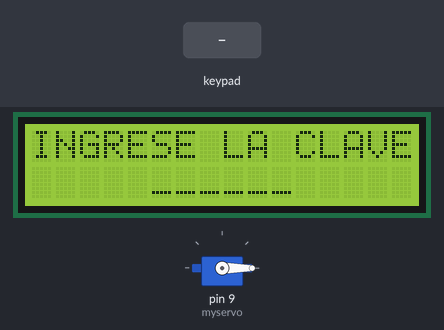
The sketch below on a simulated Arduino Uno, built with avr-gcc and run on an emulated ATmega328P. Shown: servo, 16×2 character LCD. The inputs (shaded band) are chosen by the test bench. What the sketch prints to the serial monitor is not drawn.

Above: at 5.0 s.
5.1 s: keypad keys 1 2 3 4 5 6 D pressed 0.4 s apart
At 8.1 s:
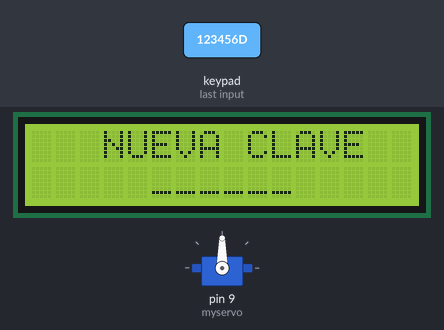
9.4 s: key 'C' pressed
At 10.3 s:
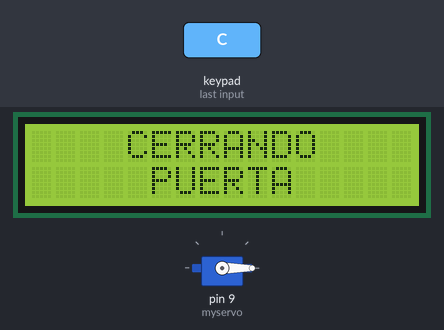
12.4 s: keypad keys 1 2 3 4 5 6 pressed 0.4 s apart
At 15.6 s:
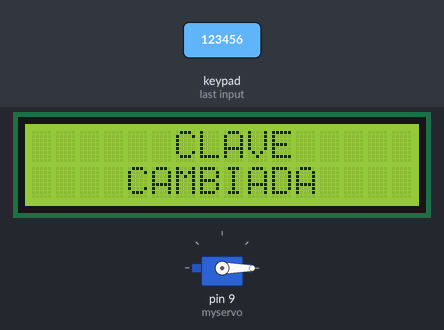
17.4 s: keypad keys 1 2 1 1 1 0 8 pressed 0.4 s apart
At 22.6 s:
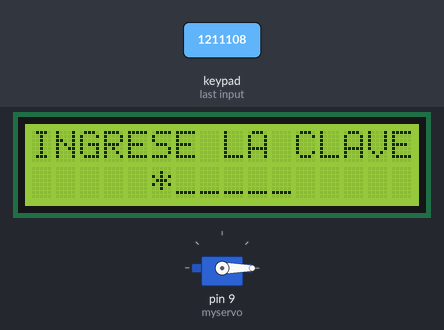
22.9 s: key 'D' pressed
At 24.1 s:
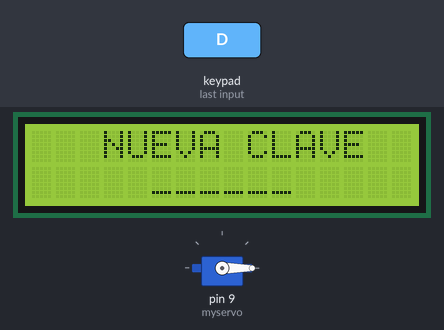
24.4 s: keypad keys 1 2 1 1 1 0 8 # pressed 0.4 s apart
At 24.6 s:
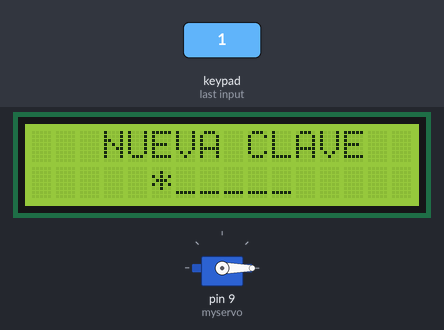
Timing chart, 0 to 27.4 s (numbered marks = the images above; inputs shaded):
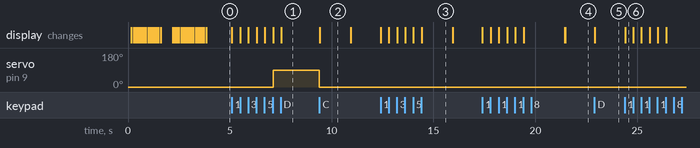

Measured:
- after the input at 5.1 s, servo on pin 9 (myservo): 0° → 90° after 2.0 s; the display: first changes at once (image 1 shows a later state)
- after the input at 9.4 s, servo on pin 9 (myservo): 90° → 0° at once; the display: changes at once (image 2)
- after the input at 12.4 s, the display: first changes at once (image 3 shows a later state)
- after the input at 17.4 s, the display: changes at once (image 4)
- after the input at 22.9 s, the display: changes at once (image 5)
- after the input at 24.4 s, the display: changes at once (image 6)
- what the display in image 2 shows lasts 1.5 s, from 9.4 s to 10.9 s

The sketch:

final.ino
```cpp
#include <SoftwareSerial.h>
#include <Servo.h> // servo library
#include <Wire.h>
#include <LiquidCrystal_I2C.h> // LCsD I2C library
#include <Keypad.h>

Servo myservo;
SoftwareSerial BTSerial(2, 3);
LiquidCrystal_I2C lcd(0x27, 16, 2); // Dirección I2C ajustada a 0x27
char btChar;
bool isDoorOpen = false;

const byte ROWS = 4;
const byte COLS = 4;

char keys[ROWS][COLS] = {
  {'1','2','3','A'},
  {'4','5','6','B'},
  {'7','8','9','C'},
  {'*','0','#','D'}
};

byte rowPins[ROWS] = {12,11,10,8};
byte colPins[COLS] = {7,6,5,4};

Keypad keypad = Keypad( makeKeymap(keys), rowPins, colPins, ROWS, COLS);

char showCode[7] = ""; // Clave ingresada
char enteredCode[7] = "______"; // Clave ingresada oculta
char pass[7] = "123456"; // Clave ingresada
int codeIndex = 0; // Índice de la clave
bool changingPass = false;

char btBuffer[7]; // Buffer para almacenar la cadena recibida
int btIndex = 0; // Índice del buffer


void setup() {

  Serial.begin(9600);
  BTSerial.begin(9600);
  myservo.attach(9);
  myservo.write(0);
  Wire.begin();
  lcd.init(); // Inicializar el LCD
  lcd.backlight(); // Encender la luz de fondo del LCD
  displayStartupAnimation();
  lcd.clear();
  lcd.setCursor(0, 0);
  lcd.print("INGRESE LA CLAVE");
  lcd.setCursor(5, 1);
  lcd.print(enteredCode);
  if (myservo.read() == 90) {
    isDoorOpen = true; // Si la posición es 90, la puerta está abierta
  } else {
    isDoorOpen = false; // Cualquier otra posición, la puerta está cerrada
  }
}

void loop() {
  // INGRESO DE TEXTO POR BLUETOOH
  if (BTSerial.available() > 0) {
    btChar = BTSerial.read();
    Serial.print("ENTRADA BLUETOOH: ");
    Serial.println(btChar);
    // TECLAS ESPECIALES
    if (btChar >= '0' && btChar <= '9'){
      if (btIndex < 6) {
        btBuffer[btIndex] = btChar;
        btIndex++;
        if (btIndex == 6) {
          verifyAccess(btBuffer, 'b');
        }
      }
    } else {
      closeDoor(btChar);
    }
  }


  // INGRESO DE TEXTO POR KEYBOARD
  char key = keypad.getKey();
  if (key) {
    // TECLAS ESPECIALES
    if (key == 'A' || key == 'B' || key == 'C' || key == 'D' || key == '*' || key == '#') {
      closeDoor(key);
      changuePass(key);
      esc(key);
    } else {
      if (codeIndex < 6) {
        enteredCode[codeIndex] = '*';
        showCode[codeIndex] = key;
        lcd.setCursor(5, 1);
        lcd.print(enteredCode);
        codeIndex++;
        if(codeIndex == 6) {
          if (changingPass) {
            for (int i = 0; i < 8; i++) {
              pass[i] = showCode[i];
            }
            Serial.print("Contraseña original cambiada: ");
            Serial.println(pass);
            lcd.clear();
            lcd.setCursor(6, 0);
            lcd.print("CLAVE");
            lcd.setCursor(4, 1);
            lcd.print("CAMBIADA");
            delay(1500);
            resetDisplay();
            changingPass = false;
          } else {
            verifyAccess(showCode, 'k');
          }
        }
      }
    }
  }
}

void access(const char* mode){
  lcd.clear();
  lcd.setCursor(5, 0);
  lcd.print("ACCESO");
  lcd.setCursor(4, 1);
  lcd.print("APROBADO");
  isDoorOpen = true;
  resetAuth();
  if(mode == 'k') {
    BTSerial.println("s");
  } else if (mode == 'b') {
    BTSerial.println("a");
  }

}

void denied(const char* mode){
  lcd.clear();
  lcd.setCursor(5, 0);
  lcd.print("ACCESO");
  lcd.setCursor(4, 1);
  lcd.print("DENEGADO");
  isDoorOpen = false;
  delay(2000);
  resetDisplay();
  if(mode == 'k') {
    BTSerial.println("w");
    Serial.println("ENVIANDO ALERTA");
  } else if (mode == 'b') {
    BTSerial.println("d");
  }

}

void resetAuth(){
  strcpy(enteredCode, "______");
  strcpy(showCode, "");
  codeIndex = 0;
  btIndex = 0;
}

void verifyAccess(const char* passEnter, const char* mode){
  Serial.println("VERIFICANDO ACCESO");
  if (isDoorOpen == false && strcmp(passEnter, pass) == 0) {
    myservo.write(90); // Abrir la cerradura
    isDoorOpen = true; // Actualizar el estado de la puerta
    access(mode);

  } else if (isDoorOpen == false && strcmp(passEnter, pass) != 0) {
    denied(mode);

  }
}

void closeDoor(const char* passKey){
  if (isDoorOpen == true && passKey == 'C') {
    Serial.println("CERRANDO PUERTA");
    myservo.write(0); // Abrir la cerradura
    //BTSerial.println("Cerradura cerrada");
    lcd.clear();
    lcd.setCursor(4, 0);
    lcd.print("CERRANDO");
    lcd.setCursor(5, 1);
    lcd.print("PUERTA");
    delay(1500);
    resetDisplay();
    isDoorOpen = false; // Actualizar el estado de la puerta
  }
}

void changuePass(const char* passKey){
  if (passKey == 'D') {
    changingPass = true;
    resetAuth();
    lcd.clear();
    lcd.setCursor(3, 0);
    lcd.print("NUEVA CLAVE");
    lcd.setCursor(5, 1);
    lcd.print(enteredCode);
  }
}

void esc(const char* passKey){
  if (isDoorOpen == false && passKey == 'A' ) {
    resetDisplay();
  }
}

void resetDisplay(){
  resetAuth();
  lcd.clear();
  lcd.setCursor(0, 0);
  lcd.print("INGRESE LA CLAVE");
  lcd.setCursor(5, 1);
  lcd.print(enteredCode);
}


void displayStartupAnimation() {
  // Muestra un mensaje de bienvenida
  lcd.clear();

  // Barra de progreso de izquierda a derecha
  for (int i = 0; i < 16; i++) {
    lcd.setCursor(i, 1); // Mueve el cursor a la posición (i, 1)
    lcd.print("#");      // Muestra el carácter "#"
    delay(100);          // Pausa de 100 milisegundos entre cada incremento de la barra
  }

  // Pausa breve antes de revertir la animación
  delay(500);

  // Barra de progreso de derecha a izquierda
  for (int i = 15; i >= 0; i--) {
    lcd.setCursor(i, 1); // Mueve el cursor a la posición (i, 1)
    lcd.print(" ");      // Borra el carácter "#"
    delay(100);          // Pausa de 100 milisegundos entre cada decremento de la barra
  }
}
```
